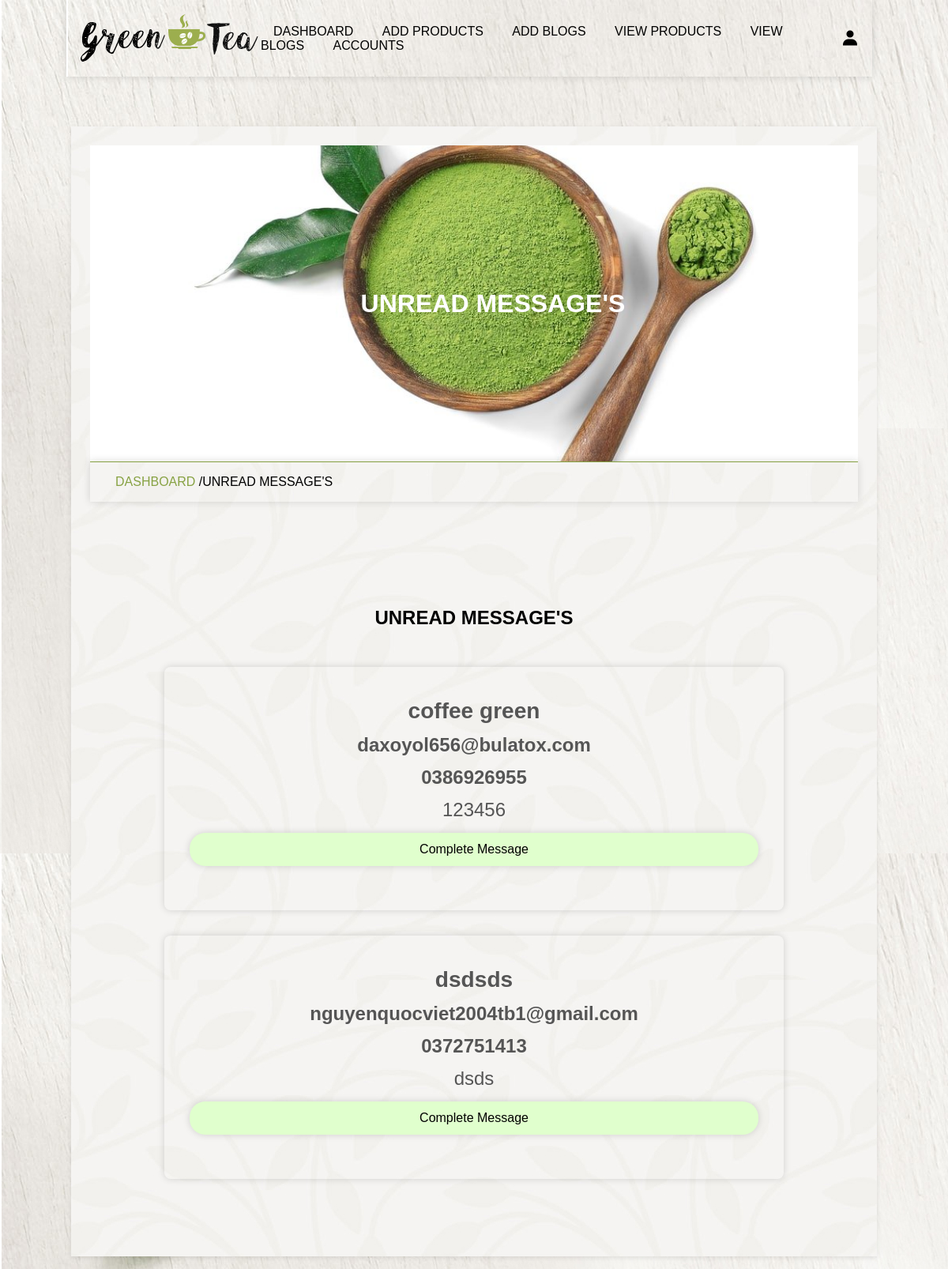
/message.php (signed in), run on the app's committed database.
### tables this page shows
CREATE TABLE `message` (
  `id` varchar(20) NOT NULL,
  `user_id` varchar(20) NOT NULL,
  `name` varchar(50) NOT NULL,
  `email` varchar(100) NOT NULL,
  `message` varchar(500) NOT NULL,
  `number` varchar(100) DEFAULT NULL,
  `status` varchar(100) DEFAULT NULL
);

### message.php (the view, shortened to what this page needs)
<?php
include 'connect.php';
?>
<!DOCTYPE html>
<html lang="en">
<head>
<link href='https://unpkg.com/boxicons@2.1.4/css/boxicons.min.css' rel='stylesheet'>
<link rel ="stylesheet" type = "text/css" href="backend.css?v=<?php echo time(); ?>">
</head>
<body>
<?php  include 'admin_header.php'; ?>
    <div class="main">
        <div class = "banner">
            <h1>unread message's</h1>
        </div>
        <div class = "title2">
            <a href="dashboard.php">dashboard</a><span> /unread message's</span>
        </div>
        <section class = "accounts">
            <h1 class="heading">unread message's</h1>
            <div class = "box-container ">
                <?php
                    $select_message = $conn->prepare("select * from `message` where status = 'initial'");
                    $select_message->execute();
                    if($select_message->rowCount() > 0 ){
                        while($fetch_message = $select_message->fetch(PDO::FETCH_ASSOC)){
                ?>
                <div class = "box">
                    <h3 class ="name"><?= $fetch_message['name'];?></h3>
                    <h4 class="email"><?= $fetch_message['email'];?></h4>
                    <h4 class="number"><?= $fetch_message['number'];?></h4>
                    <p><?=$fetch_message['message']; ?></p>
                    <form action="" method="post" class="flex-btn">
                        <button type="submit"
                        name="read_message"
                        class="btn"
                        onclick="return confirm('Mark this message as complete?');">complete message</button>
                    </form>
                </div>
                <?php
                        }
                    }else{
                        echo '
                            <div class = "empty">
                                <p>no message send yet</p>
                            </div>
                        ';
                    }
                ?>
            </div>
        </section>
    </div>
</body>
</html>

### backend.css (style rules this page uses)
* { margin: 0; padding: 0; box-sizing: border-box; }
:root { --green: #87a243; --light-green: #e0ffcd; --box-shadow: 0 0 10px rgba(0 0 0/15%); }
html { font-size: 16px; -ms-overflow-style: scrollbar; -webkkit-tap-highlight-color: transparent; font-family: sans-serif; --ms-text-size-adjust: 100%; -webkit-text-size-djust: 100%; }
body { background-image: url('img/body-bg.jpg'); width: 100%; }
.main { width: 85vw; background: url('img/bg.jpg'); box-shadow: 0 2px 6px 0 rgb(0 0 0 / 10%); margin: 1rem auto; margin-top: 10rem; padding: 2%; }
a { text-decoration: none; }
.btn { line-height: 2; background-color: var(--light-green); padding: 5px 35px; display: inline-block; border-radius: 20px; color: #000; text-transform: capitalize; font-family: inherit; font-size: 16px; cursor: pointer; user-select: none; position: relative; overflow: hidden; vertical-align: middle; transition: color 0.3s ease; z-index: 2; }
.btn::before { position: absolute; content: ''; left: 0; top: 0; background: var(--green); color: #fff; height: 100%; width: 0; z-index: -1; transition: width .3s ease; }
input, textarea, select, button { background: transparent; border-radius: 20px; border: none; outline: none; padding: 1rem; margin: .1rem 0; width: 100%; box-shadow: var(--box-shadow); font-size: 20px; background-color: #fff; }
.box-container { display: grid; grid-template-columns: repeat(auto-fit, minmax(30rem, 1fr)); align-items: center; justify-content: center; }
.box-container .box { margin: 1rem; }
.heading { text-align: center; text-transform: uppercase; padding: 1rem; margin-bottom: 1rem; }
section, .post-editor { width: 75 vw; min-height: 100vh; border-radius: 10px; padding: 4%; margin: 8% 4%; margin-bottom: 2%; }
.flex-btn { display: flex; justify-content: space-evenly }
.flex-btn .btn { margin: .5rem; }
.banner { background-image: url('img/banner.jpg'); background-size: cover; background-position: center; background-color: var(--green); width: 100%; height: 50vh; text-align: center; display: flex; justify-content: center; align-items: center; }
.banner h1 { text-transform: uppercase; color: #fff; margin-left: 3rem; }
.title2 { border-top: 1px solid var(--green); padding: 1rem 2rem; text-transform: uppercase; box-shadow: var(--box-shadow); }
.title2 a { color: var(--green); }
.accounts .box-container .box { font-size: 1.5rem; text-align: center; box-shadow: var(--box-shadow); border-radius: .5rem; text-align: center; padding: 2rem 1.5rem; padding-bottom: 3rem; line-height: 1.7; color: #555; }
button { padding: 10px; background-color: var(--green); color: white; border: none; border-radius: 5px; margin: 5px; }

### data on the page
message: name "coffee green", email "daxoyol656@bulatox.com", number "0386926955", message "123456"
message: name "dsdsds", email "nguyenquocviet2004tb1@gmail.com", number "0372751413", message "dsds"
